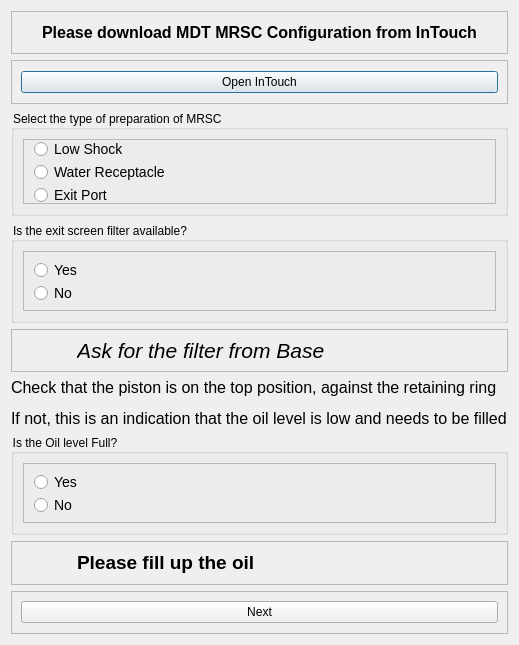
<?xml version="1.0" encoding="UTF-8"?>
<ui version="4.0">
 <class>Dialog</class>
 <widget class="QDialog" name="Dialog">
  <property name="geometry">
   <rect>
    <x>0</x>
    <y>0</y>
    <width>519</width>
    <height>645</height>
   </rect>
  </property>
  <property name="windowTitle">
   <string>Dialog</string>
  </property>
  <layout class="QVBoxLayout" name="verticalLayout">
   <item>
    <widget class="QFrame" name="frame_2">
     <property name="frameShape">
      <enum>QFrame::Shape::StyledPanel</enum>
     </property>
     <property name="frameShadow">
      <enum>QFrame::Shadow::Raised</enum>
     </property>
     <layout class="QVBoxLayout" name="verticalLayout_4">
      <item>
       <widget class="QLabel" name="label_2">
        <property name="text">
         <string>&lt;html&gt;&lt;head/&gt;&lt;body&gt;&lt;p align=&quot;center&quot;&gt;&lt;span style=&quot; font-size:12pt; font-weight:700;&quot;&gt;Please download MDT MRSC Configuration from InTouch&lt;/span&gt;&lt;/p&gt;&lt;/body&gt;&lt;/html&gt;</string>
        </property>
       </widget>
      </item>
     </layout>
    </widget>
   </item>
   <item>
    <widget class="QFrame" name="frame_4">
     <property name="frameShape">
      <enum>QFrame::Shape::StyledPanel</enum>
     </property>
     <property name="frameShadow">
      <enum>QFrame::Shadow::Raised</enum>
     </property>
     <layout class="QVBoxLayout" name="verticalLayout_3">
      <item>
       <widget class="QPushButton" name="pushButton_2">
        <property name="text">
         <string>Open InTouch</string>
        </property>
       </widget>
      </item>
     </layout>
    </widget>
   </item>
   <item>
    <widget class="QGroupBox" name="groupBox_6">
     <property name="styleSheet">
      <string notr="true">QGroupBox::title {
    font-size: 16px;
}
</string>
     </property>
     <property name="title">
      <string>Select the type of preparation of MRSC </string>
     </property>
     <property name="checkable">
      <bool>false</bool>
     </property>
     <property name="checked">
      <bool>false</bool>
     </property>
     <layout class="QVBoxLayout" name="verticalLayout_11">
      <item>
       <widget class="QFrame" name="Radio_Frame_1">
        <property name="frameShape">
         <enum>QFrame::Shape::StyledPanel</enum>
        </property>
        <property name="frameShadow">
         <enum>QFrame::Shadow::Raised</enum>
        </property>
        <layout class="QVBoxLayout" name="verticalLayout_12">
         <property name="topMargin">
          <number>0</number>
         </property>
         <property name="bottomMargin">
          <number>0</number>
         </property>
         <item>
          <widget class="QRadioButton" name="radioButton_1">
           <property name="styleSheet">
            <string notr="true">QRadioButton{
    font-size: 14px; /* Larger text */
}
QRadioButton::indicator {
    width: 15px; /* Larger checkbox square */
    height: 15px; /* Larger checkbox square */
}</string>
           </property>
           <property name="text">
            <string>Low Shock</string>
           </property>
          </widget>
         </item>
         <item>
          <widget class="QRadioButton" name="radioButton_2">
           <property name="styleSheet">
            <string notr="true">QRadioButton{
    font-size: 14px; /* Larger text */
}
QRadioButton::indicator {
    width: 15px; /* Larger checkbox square */
    height: 15px; /* Larger checkbox square */
}</string>
           </property>
           <property name="text">
            <string>Water Receptacle</string>
           </property>
          </widget>
         </item>
         <item>
          <widget class="QRadioButton" name="radioButton_3">
           <property name="styleSheet">
            <string notr="true">QRadioButton{
    font-size: 14px; /* Larger text */
}
QRadioButton::indicator {
    width: 15px; /* Larger checkbox square */
    height: 15px; /* Larger checkbox square */
}</string>
           </property>
           <property name="text">
            <string>Exit Port</string>
           </property>
          </widget>
         </item>
        </layout>
       </widget>
      </item>
     </layout>
    </widget>
   </item>
   <item>
    <widget class="QGroupBox" name="groupBox_7">
     <property name="styleSheet">
      <string notr="true">QGroupBox::title {
    font-size: 16px;
}
</string>
     </property>
     <property name="title">
      <string>Is the exit screen filter available?</string>
     </property>
     <property name="checkable">
      <bool>false</bool>
     </property>
     <property name="checked">
      <bool>false</bool>
     </property>
     <layout class="QVBoxLayout" name="verticalLayout_13">
      <item>
       <widget class="QFrame" name="Radio_Frame_2">
        <property name="frameShape">
         <enum>QFrame::Shape::StyledPanel</enum>
        </property>
        <property name="frameShadow">
         <enum>QFrame::Shadow::Raised</enum>
        </property>
        <layout class="QVBoxLayout" name="verticalLayout_14">
         <item>
          <widget class="QRadioButton" name="radioButton_4">
           <property name="styleSheet">
            <string notr="true">QRadioButton{
    font-size: 14px; /* Larger text */
}
QRadioButton::indicator {
    width: 15px; /* Larger checkbox square */
    height: 15px; /* Larger checkbox square */
}</string>
           </property>
           <property name="text">
            <string>Yes</string>
           </property>
          </widget>
         </item>
         <item>
          <widget class="QRadioButton" name="radioButton_5">
           <property name="styleSheet">
            <string notr="true">QRadioButton{
    font-size: 14px; /* Larger text */
}
QRadioButton::indicator {
    width: 15px; /* Larger checkbox square */
    height: 15px; /* Larger checkbox square */
}</string>
           </property>
           <property name="text">
            <string>No</string>
           </property>
          </widget>
         </item>
        </layout>
       </widget>
      </item>
     </layout>
    </widget>
   </item>
   <item>
    <widget class="QFrame" name="frame_12">
     <property name="frameShape">
      <enum>QFrame::Shape::StyledPanel</enum>
     </property>
     <property name="frameShadow">
      <enum>QFrame::Shadow::Raised</enum>
     </property>
     <layout class="QHBoxLayout" name="horizontalLayout_7">
      <property name="spacing">
       <number>15</number>
      </property>
      <property name="topMargin">
       <number>0</number>
      </property>
      <property name="bottomMargin">
       <number>0</number>
      </property>
      <item>
       <widget class="QLabel" name="label_12">
        <property name="minimumSize">
         <size>
          <width>41</width>
          <height>41</height>
         </size>
        </property>
        <property name="maximumSize">
         <size>
          <width>41</width>
          <height>41</height>
         </size>
        </property>
        <property name="text">
         <string/>
        </property>
        <property name="pixmap">
         <pixmap>:/Images/Icons/risk-icon.png</pixmap>
        </property>
        <property name="scaledContents">
         <bool>true</bool>
        </property>
       </widget>
      </item>
      <item>
       <widget class="QLabel" name="label_13">
        <property name="text">
         <string>&lt;html&gt;&lt;head/&gt;&lt;body&gt;&lt;p&gt;&lt;span style=&quot; font-size:16pt; font-style:italic;&quot;&gt;Ask for the filter from Base&lt;/span&gt;&lt;/p&gt;&lt;/body&gt;&lt;/html&gt;</string>
        </property>
       </widget>
      </item>
     </layout>
    </widget>
   </item>
   <item>
    <widget class="QLabel" name="label_3">
     <property name="text">
      <string>&lt;html&gt;&lt;head/&gt;&lt;body&gt;&lt;p&gt;&lt;span style=&quot; font-size:12pt;&quot;&gt;Check that the piston is on the top position, against the retaining ring&lt;/span&gt;&lt;/p&gt;&lt;p&gt;&lt;span style=&quot; font-size:12pt;&quot;&gt;If not, this is an indication that the oil level is low and needs to be filled&lt;/span&gt;&lt;/p&gt;&lt;/body&gt;&lt;/html&gt;</string>
     </property>
    </widget>
   </item>
   <item>
    <widget class="QGroupBox" name="groupBox_2">
     <property name="styleSheet">
      <string notr="true">QGroupBox::title {
    font-size: 16px;
}
</string>
     </property>
     <property name="title">
      <string>Is the Oil level Full?</string>
     </property>
     <property name="checkable">
      <bool>false</bool>
     </property>
     <property name="checked">
      <bool>false</bool>
     </property>
     <layout class="QVBoxLayout" name="verticalLayout_15">
      <item>
       <widget class="QFrame" name="Radio_Frame_3">
        <property name="frameShape">
         <enum>QFrame::Shape::StyledPanel</enum>
        </property>
        <property name="frameShadow">
         <enum>QFrame::Shadow::Raised</enum>
        </property>
        <layout class="QVBoxLayout" name="verticalLayout_16">
         <item>
          <widget class="QRadioButton" name="radioButton_6">
           <property name="styleSheet">
            <string notr="true">QRadioButton{
    font-size: 14px; /* Larger text */
}
QRadioButton::indicator {
    width: 15px; /* Larger checkbox square */
    height: 15px; /* Larger checkbox square */
}</string>
           </property>
           <property name="text">
            <string>Yes</string>
           </property>
          </widget>
         </item>
         <item>
          <widget class="QRadioButton" name="radioButton_7">
           <property name="styleSheet">
            <string notr="true">QRadioButton{
    font-size: 14px; /* Larger text */
}
QRadioButton::indicator {
    width: 15px; /* Larger checkbox square */
    height: 15px; /* Larger checkbox square */
}</string>
           </property>
           <property name="text">
            <string>No</string>
           </property>
          </widget>
         </item>
        </layout>
       </widget>
      </item>
     </layout>
    </widget>
   </item>
   <item>
    <widget class="QFrame" name="frame_13">
     <property name="frameShape">
      <enum>QFrame::Shape::StyledPanel</enum>
     </property>
     <property name="frameShadow">
      <enum>QFrame::Shadow::Raised</enum>
     </property>
     <layout class="QHBoxLayout" name="horizontalLayout_8">
      <property name="spacing">
       <number>15</number>
      </property>
      <property name="topMargin">
       <number>0</number>
      </property>
      <property name="bottomMargin">
       <number>0</number>
      </property>
      <item>
       <widget class="QLabel" name="label_14">
        <property name="minimumSize">
         <size>
          <width>41</width>
          <height>41</height>
         </size>
        </property>
        <property name="maximumSize">
         <size>
          <width>41</width>
          <height>41</height>
         </size>
        </property>
        <property name="text">
         <string/>
        </property>
        <property name="pixmap">
         <pixmap>:/Images/Icons/risk-icon.png</pixmap>
        </property>
        <property name="scaledContents">
         <bool>true</bool>
        </property>
       </widget>
      </item>
      <item>
       <widget class="QLabel" name="label_15">
        <property name="text">
         <string>&lt;html&gt;&lt;head/&gt;&lt;body&gt;&lt;p&gt;&lt;span style=&quot; font-size:14pt; font-weight:700;&quot;&gt;Please fill up the oil&lt;/span&gt;&lt;/p&gt;&lt;/body&gt;&lt;/html&gt;</string>
        </property>
       </widget>
      </item>
     </layout>
    </widget>
   </item>
   <item>
    <widget class="QFrame" name="frame_5">
     <property name="frameShape">
      <enum>QFrame::Shape::StyledPanel</enum>
     </property>
     <property name="frameShadow">
      <enum>QFrame::Shadow::Raised</enum>
     </property>
     <layout class="QVBoxLayout" name="verticalLayout_5">
      <item>
       <widget class="QPushButton" name="pushButton">
        <property name="text">
         <string>Next</string>
        </property>
       </widget>
      </item>
     </layout>
    </widget>
   </item>
  </layout>
 </widget>
 <resources>
  <include location="../../Images.qrc"/>
  <include location="C:/Users/archi/AppData/Local/Programs/Python/Python313/Lib/Images.qrc"/>
  <include location="C:/Users/archi/AppData/Local/Programs/Python/Python313/Lib/site-packages/PySide6/Images.qrc"/>
 </resources>
 <connections/>
</ui>
